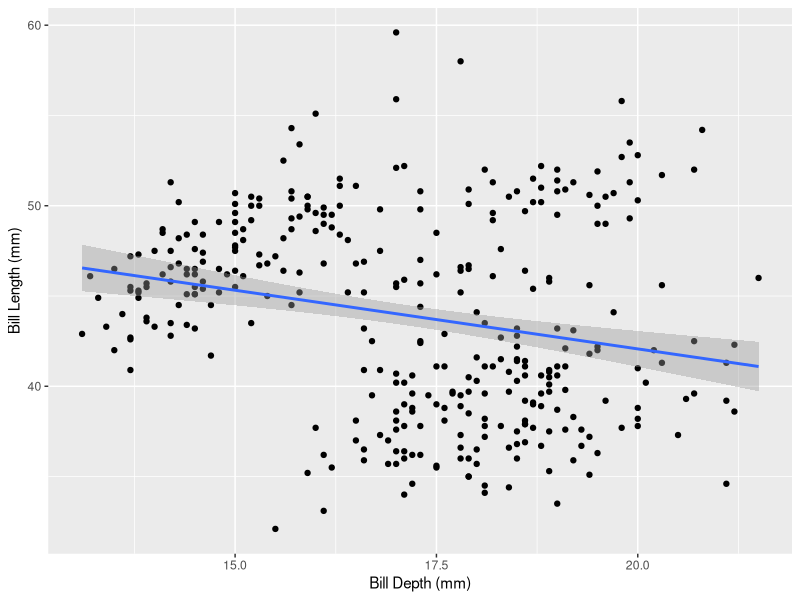

Here is the R script that generated this plot:
## ---- chunk 1
knitr::opts_chunk$set(echo = TRUE)
## ---- chunk 2
library(tidyverse)
library(palmerpenguins)
## ---- chunk 3
library(palmerpenguins)

penguins %>%
  ggplot(aes(x = bill_depth_mm, y = bill_length_mm)) +
  geom_point() +
  stat_smooth(method = "lm") + 
  labs(x = "Bill Depth (mm)", 
       y = "Bill Length (mm)")
## ---- chunk 4
my_model <- penguins %>%
  lm(bill_length_mm ~ bill_depth_mm, data = .)
## ---- chunk 5
my_model
## ---- chunk 6
summary(my_model)
## ---- chunk 7
broom::tidy(my_model) 
## ---- chunk 8
broom::glance(my_model)
## ---- chunk 9
my_model_2 <- penguins %>%
  lm(bill_length_mm ~ bill_depth_mm*species, data = .)
